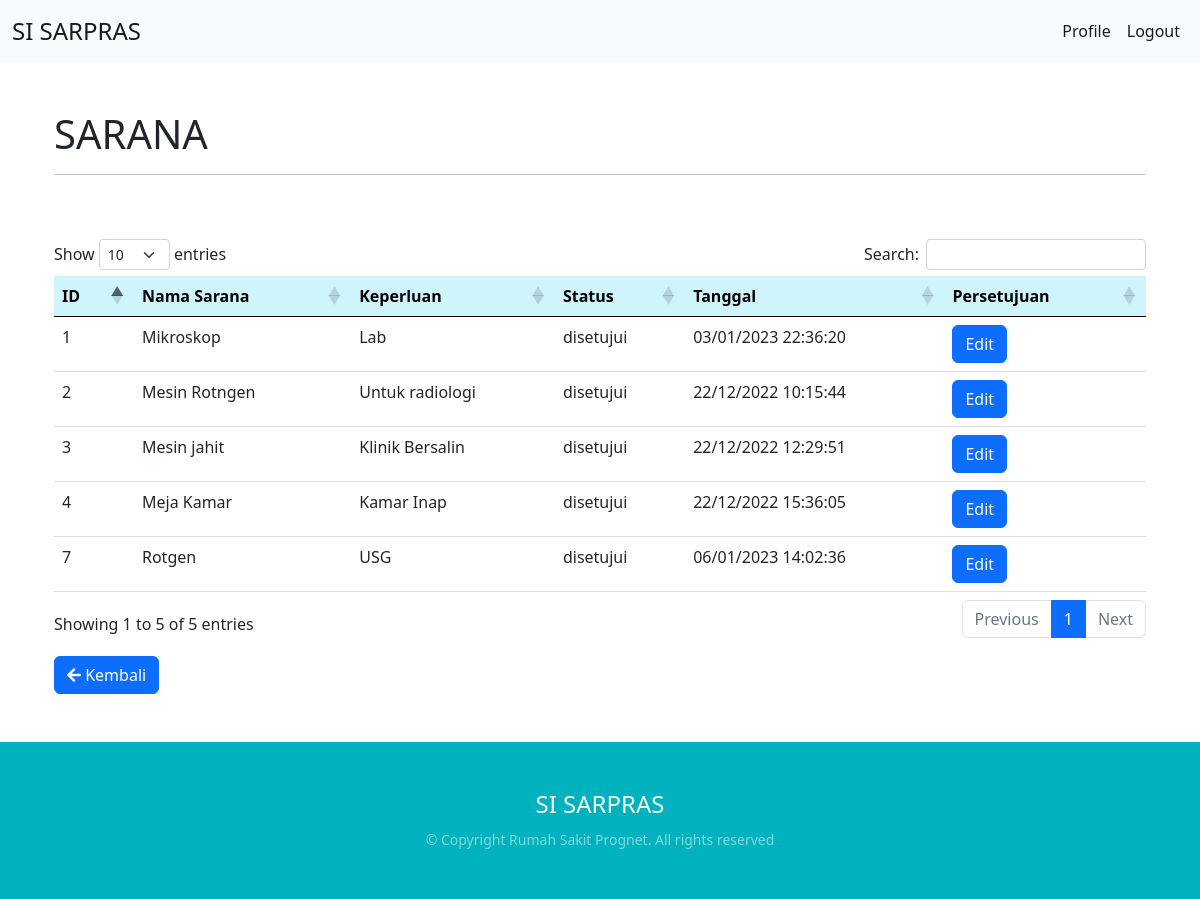
Page /kepalars/pengajuanbarangkeprs.php (signed in) on the committed database.
### tables this page shows
CREATE TABLE `tb_pengajuan_barang` (
  `id_pengajuan_barang` int(11) NOT NULL AUTO_INCREMENT,
  `nama_sarana` varchar(80) DEFAULT NULL,
  `keperluan` text DEFAULT NULL,
  `status` text DEFAULT NULL,
  `tanggal` datetime DEFAULT NULL,
  PRIMARY KEY (`id_pengajuan_barang`)
);

### kepalars/pengajuanbarangkeprs.php (the view, shortened to what this page needs)
<?php
include '../layout/header.php';
$hasil = mysqli_query($conn, "SELECT * from tb_pengajuan_barang");
?>
<div class="container mt-5">
    <div class="container-sm">
        <h1>SARANA</h1>
        <hr>
        <br>
        <div class="col">
            <br>
            <div class="table-responsive text-nowrap">
                <table class="table" id="tabel">
                    <thead>
                        <tr class="table-info">
                            <th>ID</th>
                            <th>Nama Sarana</th>
                            <th>Keperluan</th>
                            <th>Status</th>
                            <th>Tanggal</th>
                            <th>Persetujuan</th>
                        </tr>
                    </thead>
                    <tbody>
                        <?php
                        while ($row = mysqli_fetch_array($hasil)) :
                        ?>
                            <tr>
                                <td><?= $row["id_pengajuan_barang"] ?></td>
                                <td><?= $row["nama_sarana"] ?></td>
                                <td><?= $row["keperluan"] ?></td>
                                <td><?= $row["status"] ?></td>
                                <td><?= date('d/m/Y H:i:s', strtotime($row["tanggal"])); ?></td>
                                <td><a class="btn btn-primary" href="editstatuspengajuanbarang.php?id_pengajuan_barang=<?php echo $row["id_pengajuan_barang"]; ?>">Edit</a></td>
                            </tr>
                        <?php endwhile; ?>
                    </tbody>
                </table>
            </div>
            <div>
                <a class="btn btn-primary mt-3" onclick="self.history.back()"><i class="fas fa-arrow-left"></i> Kembali</a>
            </div>
        </div>
        <?php
        include '../layout/footer.php';
        ?>

### layout/styles.css (style rules this page uses)
body { background: white; font-family: 'Open Sans', sans-serif; }
.container { margin: 0 auto; }
.table { margin :0; }

### rows in the picture
tb_pengajuan_barang: id_pengajuan_barang "1", nama_sarana "Mikroskop", keperluan "Lab", status "disetujui", tanggal "03/01/2023 22:36:20"
tb_pengajuan_barang: id_pengajuan_barang "2", nama_sarana "Mesin Rotngen", keperluan "Untuk radiologi", status "disetujui", tanggal "22/12/2022 10:15:44"
tb_pengajuan_barang: id_pengajuan_barang "3", nama_sarana "Mesin jahit", keperluan "Klinik Bersalin", status "disetujui", tanggal "22/12/2022 12:29:51"
tb_pengajuan_barang: id_pengajuan_barang "4", nama_sarana "Meja Kamar", keperluan "Kamar Inap", status "disetujui", tanggal "22/12/2022 15:36:05"
tb_pengajuan_barang: id_pengajuan_barang "7", nama_sarana "Rotgen", keperluan "USG", status "disetujui", tanggal "06/01/2023 14:02:36"
